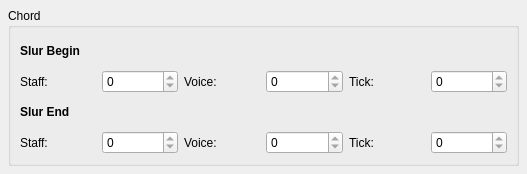
<ui version="4.0" >
 <class>SlurBase</class>
 <widget class="QWidget" name="SlurBase" >
  <property name="geometry" >
   <rect>
    <x>0</x>
    <y>0</y>
    <width>527</width>
    <height>174</height>
   </rect>
  </property>
  <property name="windowTitle" >
   <string>Form</string>
  </property>
  <layout class="QVBoxLayout" >
   <property name="spacing" >
    <number>6</number>
   </property>
   <property name="leftMargin" >
    <number>8</number>
   </property>
   <property name="topMargin" >
    <number>8</number>
   </property>
   <property name="rightMargin" >
    <number>8</number>
   </property>
   <property name="bottomMargin" >
    <number>8</number>
   </property>
   <item>
    <widget class="QGroupBox" name="groupBox" >
     <property name="title" >
      <string>Chord</string>
     </property>
     <property name="flat" >
      <bool>true</bool>
     </property>
     <layout class="QVBoxLayout" >
      <item>
       <widget class="QLabel" name="label" >
        <property name="font" >
         <font>
          <weight>75</weight>
          <bold>true</bold>
         </font>
        </property>
        <property name="text" >
         <string>Slur Begin</string>
        </property>
       </widget>
      </item>
      <item>
       <layout class="QHBoxLayout" >
        <item>
         <widget class="QLabel" name="label_2" >
          <property name="text" >
           <string>Staff:</string>
          </property>
         </widget>
        </item>
        <item>
         <widget class="QSpinBox" name="staff1" >
          <property name="readOnly" >
           <bool>true</bool>
          </property>
         </widget>
        </item>
        <item>
         <widget class="QLabel" name="label_3" >
          <property name="text" >
           <string>Voice:</string>
          </property>
         </widget>
        </item>
        <item>
         <widget class="QSpinBox" name="voice1" >
          <property name="readOnly" >
           <bool>true</bool>
          </property>
         </widget>
        </item>
        <item>
         <widget class="QLabel" name="label_4" >
          <property name="text" >
           <string>Tick:</string>
          </property>
         </widget>
        </item>
        <item>
         <widget class="QSpinBox" name="tick1" >
          <property name="readOnly" >
           <bool>true</bool>
          </property>
          <property name="maximum" >
           <number>999999</number>
          </property>
         </widget>
        </item>
       </layout>
      </item>
      <item>
       <widget class="QLabel" name="label_8" >
        <property name="font" >
         <font>
          <weight>75</weight>
          <bold>true</bold>
         </font>
        </property>
        <property name="text" >
         <string>Slur End</string>
        </property>
       </widget>
      </item>
      <item>
       <layout class="QHBoxLayout" >
        <item>
         <widget class="QLabel" name="label_5" >
          <property name="text" >
           <string>Staff:</string>
          </property>
         </widget>
        </item>
        <item>
         <widget class="QSpinBox" name="staff2" >
          <property name="readOnly" >
           <bool>true</bool>
          </property>
         </widget>
        </item>
        <item>
         <widget class="QLabel" name="label_6" >
          <property name="text" >
           <string>Voice:</string>
          </property>
         </widget>
        </item>
        <item>
         <widget class="QSpinBox" name="voice2" >
          <property name="readOnly" >
           <bool>true</bool>
          </property>
         </widget>
        </item>
        <item>
         <widget class="QLabel" name="label_7" >
          <property name="text" >
           <string>Tick:</string>
          </property>
         </widget>
        </item>
        <item>
         <widget class="QSpinBox" name="tick2" >
          <property name="readOnly" >
           <bool>true</bool>
          </property>
          <property name="maximum" >
           <number>999999</number>
          </property>
         </widget>
        </item>
       </layout>
      </item>
     </layout>
    </widget>
   </item>
  </layout>
 </widget>
 <resources/>
 <connections/>
</ui>
